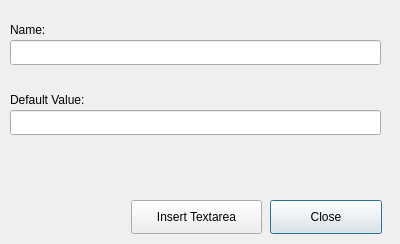
<?xml version="1.0" encoding="UTF-8"?>
<ui version="4.0">
 <class>InsertTextareaDialog</class>
 <widget class="QDialog" name="InsertTextareaDialog">
  <property name="geometry">
   <rect>
    <x>0</x>
    <y>0</y>
    <width>400</width>
    <height>244</height>
   </rect>
  </property>
  <property name="windowTitle">
   <string>Insert Textarea</string>
  </property>
  <widget class="QLabel" name="label">
   <property name="geometry">
    <rect>
     <x>10</x>
     <y>20</y>
     <width>371</width>
     <height>19</height>
    </rect>
   </property>
   <property name="text">
    <string>Name:</string>
   </property>
  </widget>
  <widget class="QLineEdit" name="nameTextbox">
   <property name="geometry">
    <rect>
     <x>10</x>
     <y>40</y>
     <width>371</width>
     <height>25</height>
    </rect>
   </property>
  </widget>
  <widget class="QLabel" name="label_2">
   <property name="geometry">
    <rect>
     <x>10</x>
     <y>90</y>
     <width>371</width>
     <height>19</height>
    </rect>
   </property>
   <property name="text">
    <string>Default Value:</string>
   </property>
  </widget>
  <widget class="QLineEdit" name="valueTextbox">
   <property name="geometry">
    <rect>
     <x>10</x>
     <y>110</y>
     <width>371</width>
     <height>25</height>
    </rect>
   </property>
  </widget>
  <widget class="QPushButton" name="closeButton">
   <property name="geometry">
    <rect>
     <x>270</x>
     <y>200</y>
     <width>112</width>
     <height>34</height>
    </rect>
   </property>
   <property name="text">
    <string>Close</string>
   </property>
  </widget>
  <widget class="QPushButton" name="insertButton">
   <property name="geometry">
    <rect>
     <x>131</x>
     <y>200</y>
     <width>131</width>
     <height>34</height>
    </rect>
   </property>
   <property name="text">
    <string>Insert Textarea</string>
   </property>
  </widget>
 </widget>
 <resources/>
 <connections/>
</ui>
